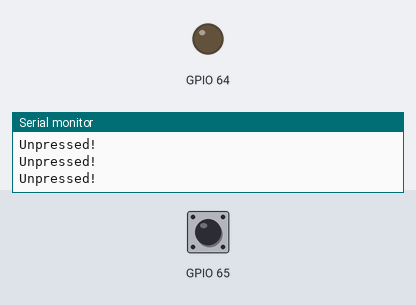
The program below on a simulated ESP32-C6. Parts: output pins drawn as LEDs (lit = HIGH), the last lines printed to the serial monitor. Inputs (shaded band) come from the test bench; at power-on: GPIO 65 HIGH.

Above: at 1.8 s.
1.9 s: GPIO 65 pulled LOW for 0.6 s
At 2.4 s:
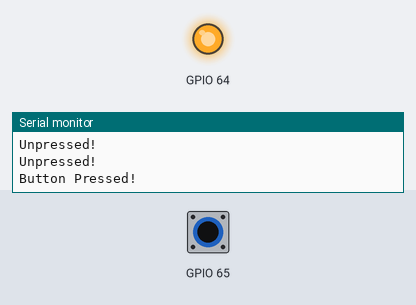
4.0 s: GPIO 65 pulled LOW for 3.2 s
At 8.1 s:
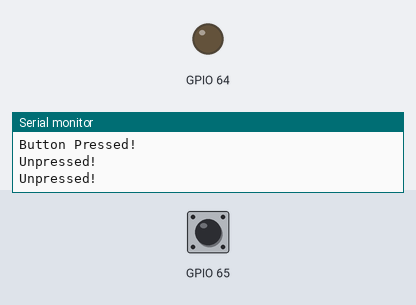
Timing chart, 0 to 9.6 s (numbered marks = the images above; inputs shaded):
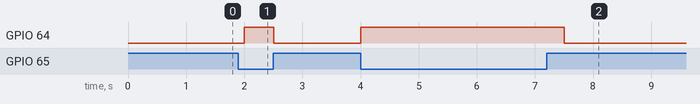

Measured:
- after the input at 1.9 s, GPIO 64: LOW → HIGH after 0.10 s, → LOW 0.50 s later
- after the input at 4.0 s, GPIO 64: LOW → HIGH at once, → LOW 3.5 s later

The program:

main.cpp
```cpp
#include <Arduino.h>

#include <Adafruit_MCP23X17.h>

#define BUTTON_PIN  1
#define LED_PIN     0

#define CS_PIN   10
#define MOSI_PIN 1
#define MISO_PIN 0
#define SCK_PIN  8

Adafruit_MCP23X17 mcp;

// -----------------------------
void setup() {
  Serial.begin(9600);
  while (!Serial);
  Serial.println("MCP23xxx Button Test!");

  if (!mcp.begin_SPI(CS_PIN, SCK_PIN, MISO_PIN, MOSI_PIN, 0)) {
    Serial.println("Error.");
    while (1);
  }


  mcp.pinMode(BUTTON_PIN, INPUT_PULLUP);
  mcp.pinMode(LED_PIN, OUTPUT);
  mcp.digitalWrite(LED_PIN, LOW);
}

void loop() {

  if (!mcp.digitalRead(BUTTON_PIN)) {
    Serial.println("Button Pressed!");
    mcp.digitalWrite(LED_PIN, HIGH);
  } else {
    Serial.println("Unpressed!");
    mcp.digitalWrite(LED_PIN, LOW);
  }
  delay(500);
}
```
